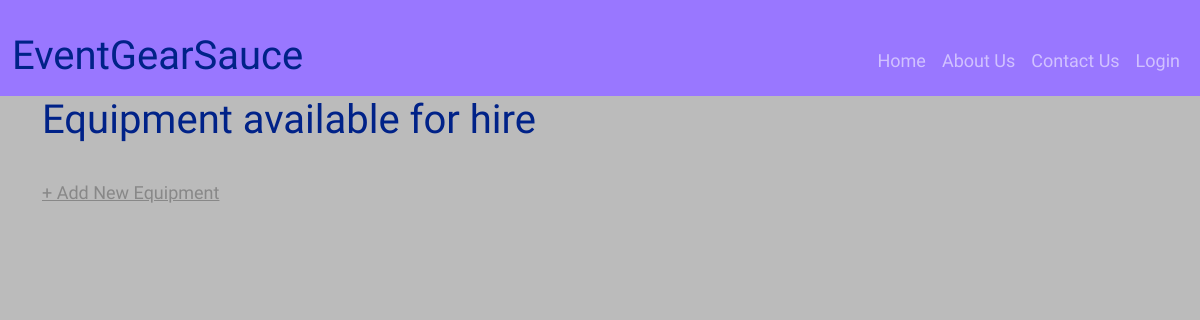
Page /equipment_stock_list on the earlier database version.
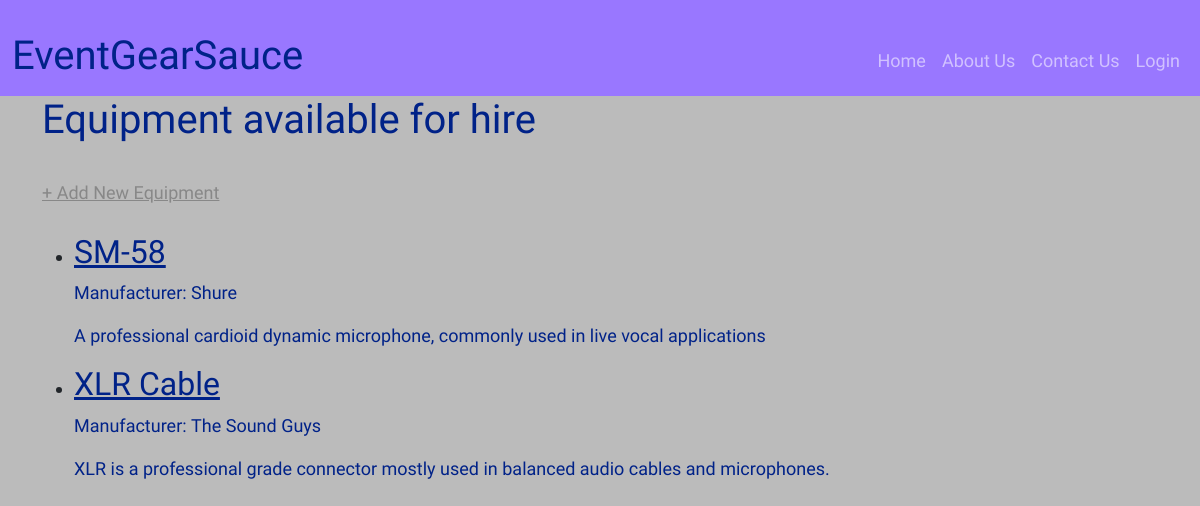
Same page on the later database version.
### mainPages/models.py (models this page shows, shortened)
class EquipmentStock(models.Model):
    manufacturer = models.CharField(max_length=50)
    model_name = models.CharField(max_length=100)
    description = models.CharField(max_length=100, default=None)
    serial_number = models.CharField(max_length=13)
    amount_available = models.IntegerField(default=0)

### mainPages/views.py (the view)
class EquipmentStockListView(ListView):
    model = EquipmentStock
    template_name = "equipment_stock_list.html"

### templates/equipment_stock_list.html
{% extends "base.html"%}
{% block content %}
<h1>Equipment available for hire</h1>
<br />
<div>
    <a href="{% url 'equipment_stock_new' %}">+ Add New Equipment</a>
</div>
<br />
<ul>
{% for EquipmentStock in object_list %}
    <li>
        <div class="item-entry">
            <h2><a href="{% url 'equipment_stock_detail' EquipmentStock.pk %}">{{ EquipmentStock.model_name }}</a></h2>
            <p>Manufacturer:&nbsp{{ EquipmentStock.manufacturer }}</p>
            <p>{{ EquipmentStock.description }}</p>
        </div>
    </li>
{% endfor %}
</ul>
{% endblock content%}

### templates/base.html (shortened to what this page needs)
{% load static %}
<html>
    <head>
        <link href="https://cdn.jsdelivr.net/npm/bootstrap@5.3.1/dist/css/bootstrap.min.css" rel="stylesheet">
        <link rel="stylesheet" href="{% static 'css/base.css' %}" rel="stylesheet">
    </head>
    <body>
        <nav class="navbar navbar-expand-lg navbar-dark nav-bg">
            <div class="container-fluid">
                <div class="nav-left">
                    <h1>EventGearSauce</h1>
                </div>
                <div>
                    <ul class="navbar-nav">
                        <li class="nav-item">
                            <a class="nav-link" href="{% url 'home' %}">Home</a>
                        </li>
                        <li class="nav-item">
                            <a class="nav-link" href="{% url 'about' %}">About Us</a>
                        </li>
                        <li class="nav-item">
                            <a class="nav-link" href="{% url 'contact' %}">Contact Us</a>
                        </li>
                    </ul>
                </div>
                <div>
                    <ul class="navbar-nav">
                        {% if user.is_authenticated %}
                        <span class="navbar-text">Logged in as {{user.username}} | </span>
                        <li class="nav-item">
                            <a class="nav-link" href="{% url 'login' %}">Logout</a>
                        </li>
                        {% else %}
                        <li class="nav-item">
                            <a class="nav-link" href="{% url 'login' %}">Login</a>
                        </li>
                        {% endif %}
                    </ul>
                </div>
            </div>
        </nav>
        <div class="container">
            {% block content %}
            {% endblock content %}
        </div>
    </body>
</html>

### static/css/base.css (style rules this page uses)
body { font-family: 'Kanit', sans-serif; font-size: 18px; background-color: #bbb; }
.nav-bg { background-color: #97f; overflow: hidden; padding-top: 2rem; width: 100%; }
.nav-left { float: left; margin-right: auto; }
a { color: #888; text-align: center; }
p { color: #028; }
h1 { color: #028; }
.item-entry h2 a { color: #028; }

Differences in the rows shown:
added EquipmentStock: model_name "SM-58", manufacturer "Shure", description "A professional cardioid dynamic microphone, commonly used in live vocal applications"
added EquipmentStock: model_name "XLR Cable", manufacturer "The Sound Guys", description "XLR is a professional grade connector mostly used in balanced audio cables and microphones."
